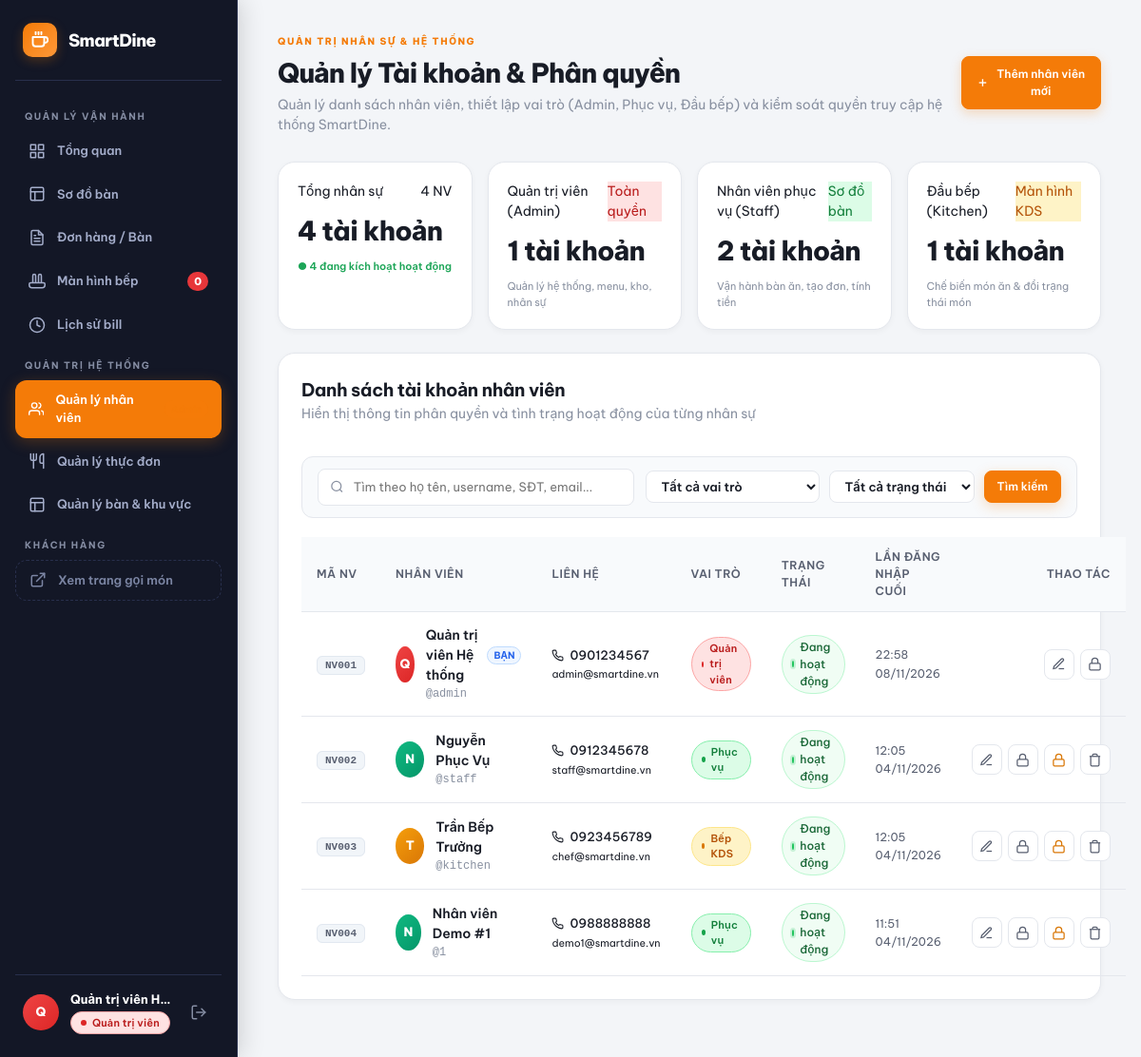
Page /index.php?page=users (signed in) on the earlier database version.
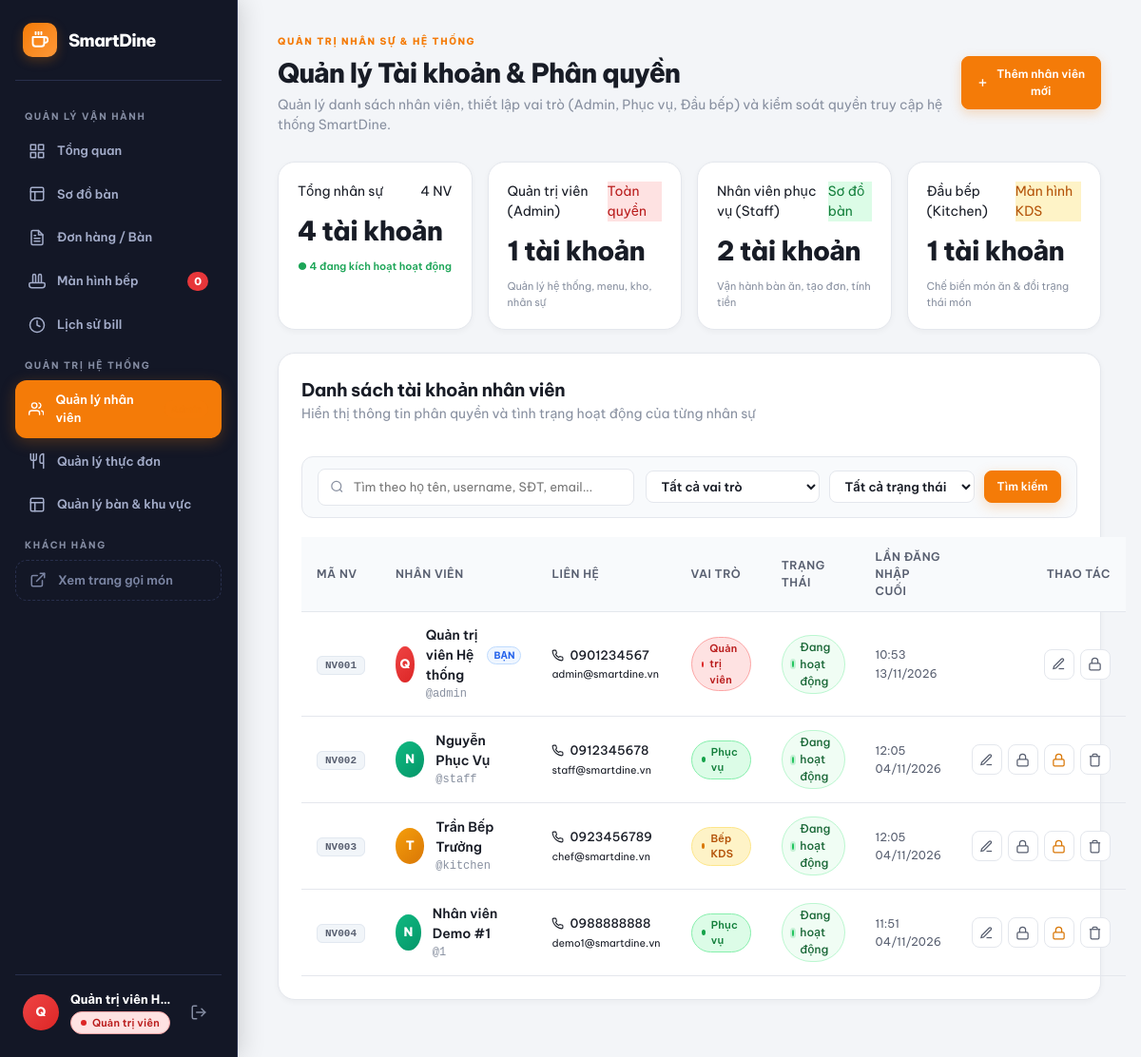
Same page on the later database version.
### tables this page shows
CREATE TABLE `users` (
  `id` int(11) NOT NULL AUTO_INCREMENT,
  `username` varchar(50) NOT NULL,
  `password` varchar(255) NOT NULL,
  `fullname` varchar(100) NOT NULL,
  `role` enum('admin','staff','kitchen') NOT NULL DEFAULT 'staff',
  `phone` varchar(20) DEFAULT NULL,
  `email` varchar(100) DEFAULT NULL,
  `status` enum('active','inactive') NOT NULL DEFAULT 'active',
  `last_login` datetime DEFAULT NULL,
  `created_at` datetime DEFAULT current_timestamp(),
  `updated_at` datetime DEFAULT current_timestamp() ON UPDATE current_timestamp(),
  PRIMARY KEY (`id`),
  UNIQUE KEY `username` (`username`),
  KEY `idx_role` (`role`),
  KEY `idx_status` (`status`),
  KEY `idx_username` (`username`)
);

### includes/sidebar.php (called while the page is built, shortened)
<?php
$currentRole = currentRole();
?>
        <?= getRoleBadgeHtml($currentRole) ?>

### config/database.php (called while the page is built, shortened)
<?php
function getDbConnection() {
    static $pdo = null;
    if ($pdo !== null) {
        return $pdo;
    }
    try {
        $dsnWithDb = "mysql:host=" . DB_HOST . ";port=" . DB_PORT . ";dbname=" . DB_NAME . ";charset=utf8mb4";
        $pdo = new PDO($dsnWithDb, DB_USER, DB_PASS, [
            PDO::ATTR_ERRMODE => PDO::ERRMODE_EXCEPTION,
            PDO::ATTR_DEFAULT_FETCH_MODE => PDO::FETCH_ASSOC,
            PDO::ATTR_EMULATE_PREPARES => false,
        ]);
        return $pdo;
    } catch (PDOException $e) {
        error_log("Database connection error: " . $e->getMessage());
        return null;
    }
}
function getAllUsers($filterRole = '', $filterStatus = '', $search = '') {
    $pdo = getDbConnection();
    $sql = "SELECT id, username, fullname, role, phone, email, status, last_login, created_at, updated_at FROM `users` WHERE 1=1";
    $params = [];
    $sql .= " ORDER BY id ASC";
    $stmt = $pdo->prepare($sql);
    $stmt->execute($params);
    return $stmt->fetchAll();
}

### pages/users.php (the view, shortened to what the changed rows need)
<?php
$filterRole   = trim($_GET['role'] ?? '');
$filterStatus = trim($_GET['status'] ?? '');
$search       = trim($_GET['q'] ?? '');
$users = getAllUsers($filterRole, $filterStatus, $search);
?>
<div class="dash-header">
  <div>
    <h1>Quản lý Tài khoản & Phân quyền</h1>
  </div>
</div>
<section class="panel users-panel">
  <div class="panel-title users-panel-header">
    <div class="grow">
      <h2>Danh sách tài khoản nhân viên</h2>
    </div>
  </div>
  <div class="table-responsive">
    <table class="users-table">
      <thead>
        <tr>
          <th style="width: 70px;">Mã NV</th>
          <th>Nhân viên</th>
          <th>Liên hệ</th>
          <th>Vai trò</th>
          <th>Trạng thái</th>
          <th>Lần đăng nhập cuối</th>
          <th style="text-align: right; width: 180px;">Thao tác</th>
        </tr>
      </thead>
      <tbody>
        <?php if (empty($users)): ?>
          <tr>
            <td colspan="7" class="table-empty-cell">
              <div class="empty-state-table">
                <svg width="40" height="40" viewBox="0 0 24 24" fill="none" stroke="currentColor" stroke-width="1.5"><circle cx="12" cy="12" r="10"></circle><line x1="8" y1="12" x2="16" y2="12"></line></svg>
                <h4>Không tìm thấy nhân viên nào</h4>
                <p class="muted">Hãy thử thay đổi điều kiện tìm kiếm hoặc thêm nhân viên mới.</p>
              </div>
            </td>
          </tr>
        <?php else: ?>
          <?php foreach ($users as $u):
            $isSelf = ((int)$u['id'] === (int)$_SESSION['user_id']);
            $initial = mb_substr($u['fullname'], 0, 1, 'UTF-8');
            $code = 'NV' . str_pad($u['id'], 3, '0', STR_PAD_LEFT);
            $lastLoginFormatted = !empty($u['last_login']) ? date('H:i d/m/Y', strtotime($u['last_login'])) : 'Chưa đăng nhập';
          ?>
            <tr class="<?= $u['status'] === 'inactive' ? 'row-inactive' : '' ?>">
              <td>
                <span class="user-code-badge"><?= $code ?></span>
              </td>
              <td>
                <div class="user-profile-cell">
                  <div class="avatar avatar-role-<?= htmlspecialchars($u['role']) ?>">
                    <?= htmlspecialchars($initial) ?>
                  </div>
                  <div class="user-profile-meta">
                    <b class="user-profile-name">
                      <?= htmlspecialchars($u['fullname']) ?>
                      <?php if ($isSelf): ?>
                        <span class="badge-self" title="Tài khoản đang đăng nhập">Bạn</span>
                      <?php endif; ?>
                    </b>
                    <small class="user-profile-username">@<?= htmlspecialchars($u['username']) ?></small>
                  </div>
                </div>
              </td>
              <td>
                <div class="contact-meta">
                  <span>
                    <?= htmlspecialchars($u['phone'] ?: 'Chưa cập nhật') ?>
                  </span>
                  <small class="text-secondary">
                    <?= htmlspecialchars($u['email'] ?: 'Chưa cập nhật') ?>
                  </small>
                </div>
              </td>
              <td>
                <?= getRoleBadgeHtml($u['role']) ?>
              </td>
              <td>
                <?= getStatusBadgeHtml($u['status']) ?>
              </td>
              <td>
                <span class="last-login-text" title="<?= htmlspecialchars($u['last_login'] ?? '') ?>">
                  <?= $lastLoginFormatted ?>
                </span>
              </td>
              <td style="text-align: right;">
                <div class="action-buttons-group">
                  <button type="button" class="btn-icon btn-edit-user"
                          data-id="<?= $u['id'] ?>"
                          data-username="<?= htmlspecialchars($u['username']) ?>"
                          data-fullname="<?= htmlspecialchars($u['fullname']) ?>"
                          data-role="<?= htmlspecialchars($u['role']) ?>"
                          data-phone="<?= htmlspecialchars($u['phone'] ?? '') ?>"
                          data-email="<?= htmlspecialchars($u['email'] ?? '') ?>"
                          data-status="<?= htmlspecialchars($u['status']) ?>"
                          data-isself="<?= $isSelf ? '1' : '0' ?>"
                          title="Chỉnh sửa thông tin">
                    <svg width="15" height="15" viewBox="0 0 24 24" fill="none" stroke="currentColor" stroke-width="2"><path d="M12 20h9"></path><path d="M16.5 3.5a2.121 2.121 0 0 1 3 3L7 19l-4 1 1-4L16.5 3.5z"></path></svg>
                  </button>
                  <button type="button" class="btn-icon btn-reset-pw"
                          data-id="<?= $u['id'] ?>"
                          data-fullname="<?= htmlspecialchars($u['fullname']) ?>"
                          title="Đặt lại mật khẩu">
                    <svg width="15" height="15" viewBox="0 0 24 24" fill="none" stroke="currentColor" stroke-width="2"><rect x="3" y="11" width="18" height="11" rx="2" ry="2"></rect><path d="M7 11V7a5 5 0 0 1 10 0v4"></path></svg>
                  </button>
                </div>
              </td>
            </tr>
          <?php endforeach; ?>
        <?php endif; ?>
      </tbody>
    </table>
  </div>
</section>

### includes/auth.php (shortened to what the changed rows need)
<?php
require_once __DIR__ . '/../config/database.php';
function getRoleBadgeHtml($role) {
    switch ($role) {
        case 'admin':
            return '<span class="role-badge role-admin"><i class="role-dot"></i> Quản trị viên</span>';
        case 'kitchen':
            return '<span class="role-badge role-kitchen"><i class="role-dot"></i> Bếp KDS</span>';
        case 'staff':
        default:
            return '<span class="role-badge role-staff"><i class="role-dot"></i> Phục vụ</span>';
    }
}
function getStatusBadgeHtml($status) {
    if ($status === 'active') {
        return '<span class="status-badge status-active"><span class="status-indicator"></span> Đang hoạt động</span>';
    } else {
        return '<span class="status-badge status-inactive"><span class="status-indicator"></span> Đã khóa</span>';
    }
}

Differences in the rows shown:
changed users "Quản trị viên Hệ thống": last_login "22:58 08/11/2026" → "10:53 13/11/2026"
